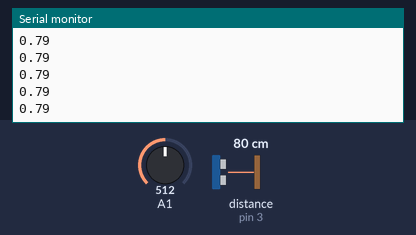
The sketch below on a simulated Arduino Uno, built with avr-gcc and run on an emulated ATmega328P. Shown: the last lines printed to the serial monitor. Wiring (inferred from the names in the program): ultrasonic range finder: trigger pin 2; echo pin 3. The test bench sets the inputs (shaded band); at power-on: distance to the obstacle (sensor on pin 3) 80 cm, A1 = 512. The echo pulse lasts 58.3 µs per cm.

Above: at 1.2 s.
1.3 s: distance to the obstacle (sensor on pin 3) set to 2 cm
At 1.38 s:
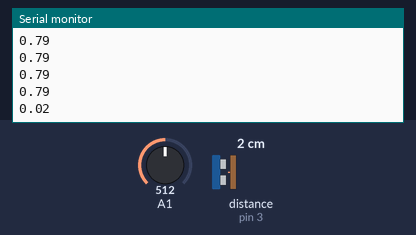
2.8 s: A1 set to 390
At 2.9 s:
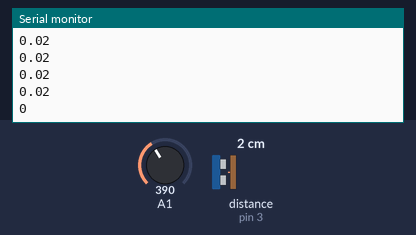
Timing chart, 0 to 5.8 s (numbered marks = the images above; inputs shaded):
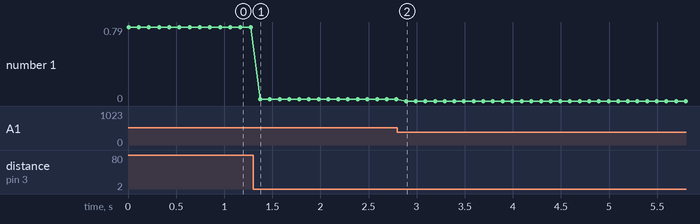

The sketch:

Exp5def.ino
```cpp
int triggerPin = 2;
int echoPin = 3;
unsigned long time;
float x;


void setup() {
  pinMode(triggerPin, OUTPUT);
  pinMode(echoPin, INPUT);
  pinMode(A1, INPUT);

  Serial.begin(9600);
}

void loop() {
//      Serial.println(analogRead(A1));

  if(analogRead(A1)>400){
    digitalWrite(triggerPin, LOW);
    delayMicroseconds(3);
    digitalWrite(triggerPin, HIGH);
    delayMicroseconds(15); //The trigger is high for atleast 15us
    digitalWrite(triggerPin, LOW);
    while(digitalRead(echoPin) == LOW);
    time = micros();
    while(digitalRead(echoPin) == HIGH);
    time = micros() - time;
    Serial.println((time*340.0)/2000000.0);
  }
  else{
    Serial.println(0);
  }
  delay(100);
}
```

Measured:
- after the input at 1.3 s, the serial monitor: prints a new line after 0.07 s (image 1)
- after the input at 2.8 s, the serial monitor: prints a new line after 0.09 s (image 2)
- plotted number 1: 0.79 → 0.02 after the input at 1.3 s, 0.02 → 0 after the input at 2.8 s
